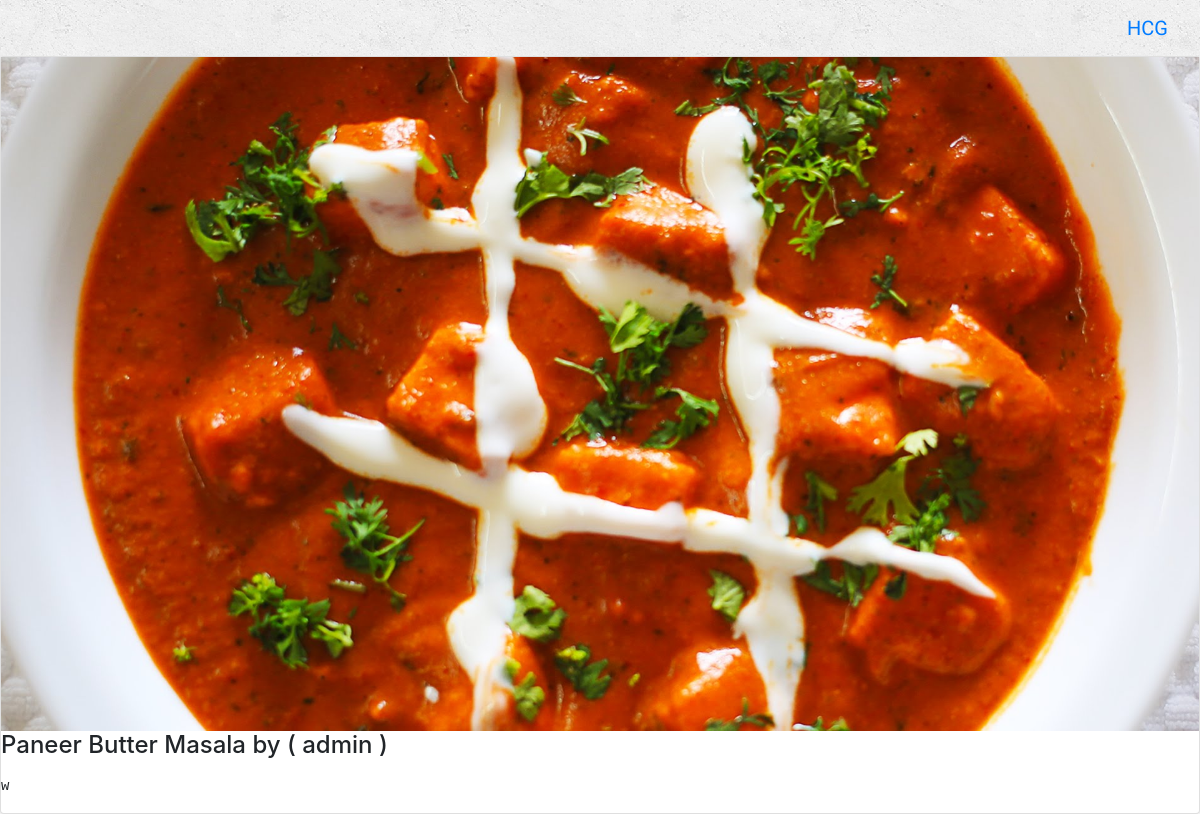
Screenshot of /HCG/8/ (signed in) with the database file from the repository.
### HCG/models.py (models this page shows, shortened)
class Dish(models.Model):
    dishName = models.CharField(max_length = 250)
    dishRating = models.IntegerField(default=0)
    dishPublisher = models.ForeignKey(User)
    dishCategory = models.CharField(max_length=10,choices=(('Food','Food'),('Drink','Drink')))
    dishSteps = models.TextField(max_length = 1000)
    dishFavourited = models.BooleanField(default=False)
    dishCoverImage = models.FileField()

### HCG/views.py (the view)
# urls.py: url(r'^(?P<pk>[0-9]+)/$',views.DishDetails),
def DishDetails(request,pk):
    if request.user.is_authenticated:
        dish = get_object_or_404(Dish,id=pk)
        template = loader.get_template('HCG/dishDetailTemplate.html')
        username = request.user.username
        context = {
            'dish': dish,
            'username': username
        }
        return HttpResponse(template.render(context, request))
    return HttpResponseRedirect('/HCG/loginPage')

### HCG/templates/HCG/dishDetailTemplate.html (shortened to what this page needs)
{% extends 'base.html' %}
{% block body %}
<div class="card" style="margin=200x;">
        <img src="{{dish.dishCoverImage.url}}" class="img-responsive">
        <div class="card-block">
        <h4 class="card-title">{{dish.dishName}} by ( {{dish.dishPublisher.username}} )</h4>
            <p class="card-text"><pre>{{dish.dishSteps}} </pre></p>
        </div>
</div>
{% endblock %}

### HCG/static/style.css (style rules this page uses)
body { background: white url("images/background.png"); }

### rows the page displays
Dish: dishCoverImage (picture), dishName "Paneer Butter Masala", dishPublisher.username "admin", dishSteps "w"
